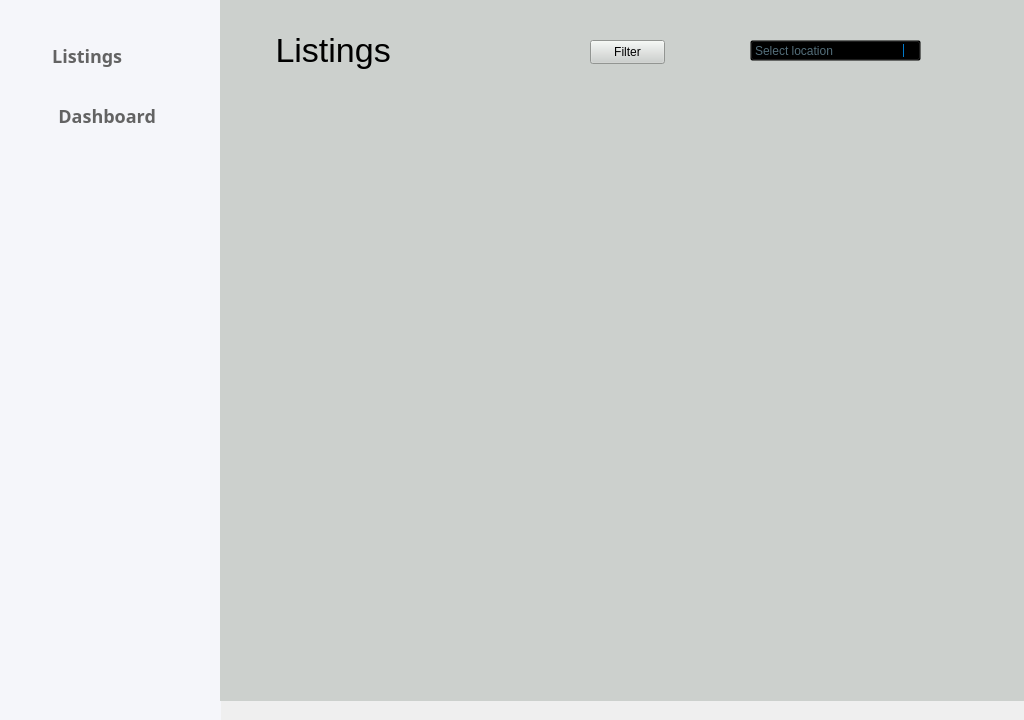
<?xml version="1.0" encoding="UTF-8"?>
<ui version="4.0">
 <class>HomeClass</class>
 <widget class="QWidget" name="HomeClass">
  <property name="geometry">
   <rect>
    <x>0</x>
    <y>0</y>
    <width>1024</width>
    <height>720</height>
   </rect>
  </property>
  <property name="windowTitle">
   <string>Home</string>
  </property>
  <widget class="QWidget" name="widget" native="true">
   <property name="geometry">
    <rect>
     <x>-10</x>
     <y>0</y>
     <width>231</width>
     <height>721</height>
    </rect>
   </property>
   <property name="styleSheet">
    <string notr="true">QWidget{
background:#F5F6FA;

}
QPushButton{
font-family : sans-serif;
font-weight:700;
font-size:18px;
border:none;
color : #636363;
}
QPushButton:hover
{
background-color: #407BFF;
}</string>
   </property>
   <widget class="QPushButton" name="pushButton">
    <property name="geometry">
     <rect>
      <x>-60</x>
      <y>30</y>
      <width>291</width>
      <height>51</height>
     </rect>
    </property>
    <property name="styleSheet">
     <string notr="true">QPushButton{
font-family : sans-serif;
font-weight:700;
}</string>
    </property>
    <property name="text">
     <string>     Listings</string>
    </property>
    <property name="icon">
     <iconset>
      <normaloff>Assets/Screenshot_2024-04-24_021204-removebg-preview.png</normaloff>Assets/Screenshot_2024-04-24_021204-removebg-preview.png</iconset>
    </property>
    <property name="iconSize">
     <size>
      <width>36</width>
      <height>36</height>
     </size>
    </property>
   </widget>
   <widget class="QPushButton" name="pushButton_2">
    <property name="geometry">
     <rect>
      <x>-20</x>
      <y>90</y>
      <width>251</width>
      <height>51</height>
     </rect>
    </property>
    <property name="text">
     <string>     Dashboard</string>
    </property>
    <property name="icon">
     <iconset>
      <normaloff>Assets/dashboard.png</normaloff>Assets/dashboard.png</iconset>
    </property>
    <property name="iconSize">
     <size>
      <width>27</width>
      <height>30</height>
     </size>
    </property>
   </widget>
  </widget>
  <widget class="QStackedWidget" name="stackedWidget">
   <property name="geometry">
    <rect>
     <x>220</x>
     <y>-20</y>
     <width>811</width>
     <height>721</height>
    </rect>
   </property>
   <property name="styleSheet">
    <string notr="true">QWidget
{
background-color:#CCD0CD;

}
QComboBox {
    color: #546E7A;
    background-color: transparent;
    selection-background-color: transparent;
    outline: 0;
}

QComboBox QAbstractItemView
{
    selection-background-color: transparent;
    outline: 0;
}
QComboBox:on {
  background-color:#3f3f46;
}

QComboBox:down-arrow {
  border-style:none;
  border-left: 1px solid #007acc;
}

QComboBox::drop-down {
    subcontrol-origin: padding;
    subcontrol-position: top right;
    width: 15px;
    border-left-width: 0px;
    border-left-color: darkgray;
    border-left-style: solid;
    border-top-right-radius: 3px;
    border-bottom-right-radius: 3px;
}QComboBox:drop-down {
  border-style:none;
}
QComboBox:hover{
border: 1px solid #3daee9;
    color: #eff0f1;
}
QComboBox:item {
    padding-left: 20px; 
}
QComboBox:item:selected {
    padding-left: 20px;  
    border: 2px solid black;
}
QComboBox:item:checked {
    padding-left: 20px;  
    font-weight: bold;
}</string>
   </property>
   <property name="currentIndex">
    <number>0</number>
   </property>
   <widget class="QWidget" name="page">
    <widget class="QLabel" name="label">
     <property name="geometry">
      <rect>
       <x>-20</x>
       <y>40</y>
       <width>251</width>
       <height>61</height>
      </rect>
     </property>
     <property name="styleSheet">
      <string notr="true">QLabel
{
font-size:34px;
}</string>
     </property>
     <property name="text">
      <string>        Listings</string>
     </property>
    </widget>
    <widget class="QPushButton" name="pushButton_3">
     <property name="geometry">
      <rect>
       <x>370</x>
       <y>60</y>
       <width>75</width>
       <height>24</height>
      </rect>
     </property>
     <property name="text">
      <string>Filter</string>
     </property>
    </widget>
    <widget class="QComboBox" name="comboBox">
     <property name="geometry">
      <rect>
       <x>530</x>
       <y>60</y>
       <width>171</width>
       <height>21</height>
      </rect>
     </property>
     <item>
      <property name="text">
       <string>Select location</string>
      </property>
     </item>
     <item>
      <property name="text">
       <string>Aswan</string>
      </property>
     </item>
     <item>
      <property name="text">
       <string>Assiut</string>
      </property>
     </item>
     <item>
      <property name="text">
       <string>Asyout</string>
      </property>
     </item>
     <item>
      <property name="text">
       <string>Alex</string>
      </property>
     </item>
     <item>
      <property name="text">
       <string>Beheira</string>
      </property>
     </item>
     <item>
      <property name="text">
       <string>Beni Suef</string>
      </property>
     </item>
     <item>
      <property name="text">
       <string>Cairo</string>
      </property>
     </item>
     <item>
      <property name="text">
       <string>Dahab</string>
      </property>
     </item>
     <item>
      <property name="text">
       <string>Menya</string>
      </property>
     </item>
    </widget>
   </widget>
   <widget class="QWidget" name="page_2"/>
  </widget>
 </widget>
 <layoutdefault spacing="6" margin="11"/>
 <resources/>
 <connections/>
</ui>
